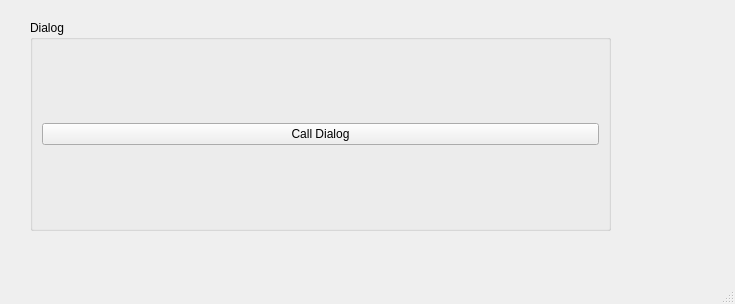
<?xml version="1.0" encoding="UTF-8"?>
<ui version="4.0">
 <class>MainWindow</class>
 <widget class="QMainWindow" name="MainWindow">
  <property name="geometry">
   <rect>
    <x>0</x>
    <y>0</y>
    <width>735</width>
    <height>304</height>
   </rect>
  </property>
  <property name="windowTitle">
   <string>MainWindow</string>
  </property>
  <widget class="QWidget" name="centralwidget">
   <widget class="QGroupBox" name="groupBox">
    <property name="geometry">
     <rect>
      <x>30</x>
      <y>20</y>
      <width>581</width>
      <height>211</height>
     </rect>
    </property>
    <property name="title">
     <string>Dialog</string>
    </property>
    <layout class="QVBoxLayout" name="verticalLayout">
     <item>
      <widget class="QPushButton" name="pushButton">
       <property name="text">
        <string>Call Dialog</string>
       </property>
      </widget>
     </item>
    </layout>
   </widget>
  </widget>
  <widget class="QMenuBar" name="menubar">
   <property name="geometry">
    <rect>
     <x>0</x>
     <y>0</y>
     <width>735</width>
     <height>20</height>
    </rect>
   </property>
  </widget>
  <widget class="QStatusBar" name="statusbar"/>
 </widget>
 <resources/>
 <connections/>
</ui>
